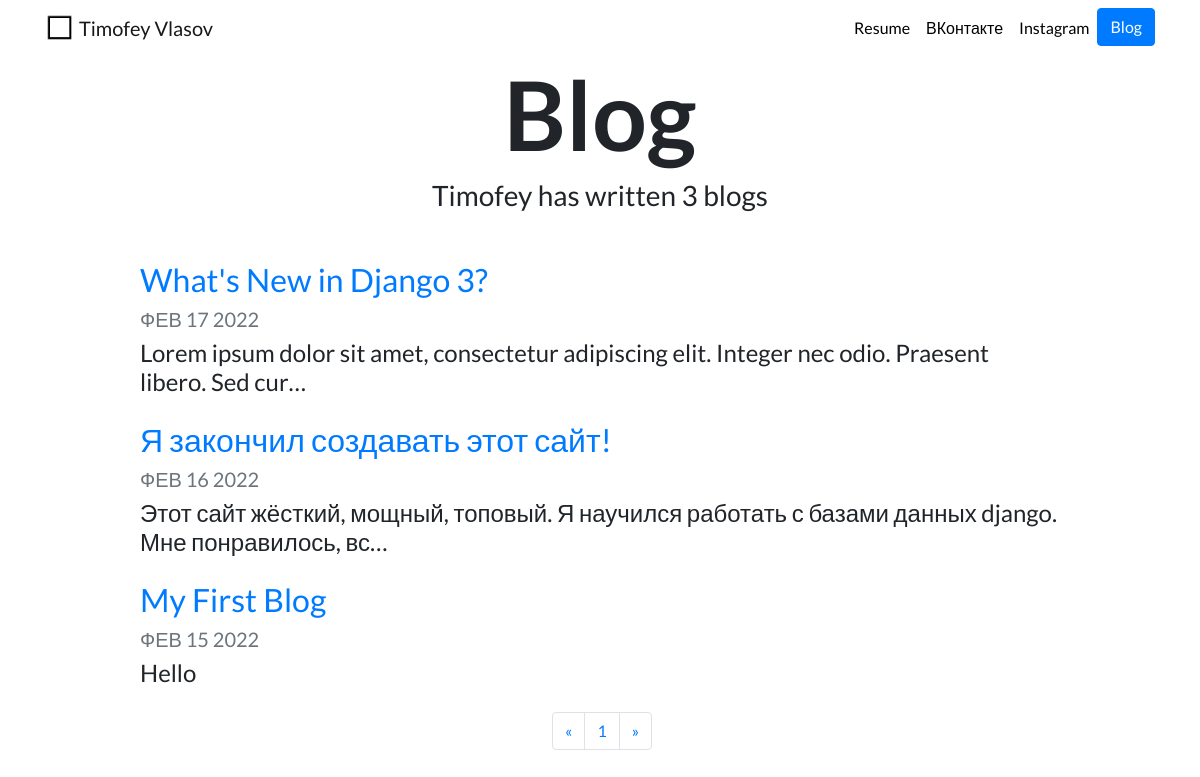
/blog/, run on an earlier commit of the app's database.
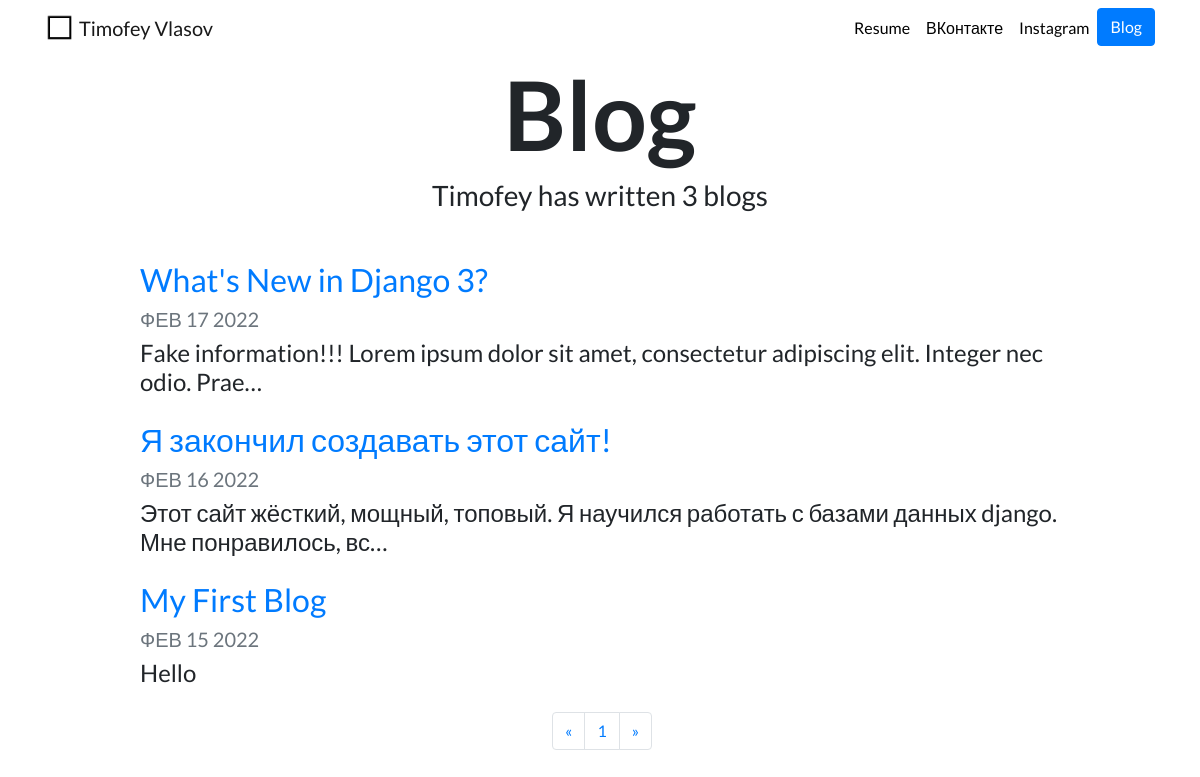
And on a later commit of the database.
### blog/models.py (models this page shows, shortened)
class Blog(models.Model):
    title = models.CharField(max_length=199)
    description = models.TextField()
    date = models.DateField()

### blog/views.py (the view)
# urls.py: path('', views.all_blogs, name='all_blogs'),
def all_blogs(request):
    blogs = Blog.objects.order_by('-date')
    paginator = Paginator(blogs, 5)
    page_number = request.GET.get('page')
    page_obj = paginator.get_page(page_number)
    return render(request, 'blog/all_blogs.html', {'page_obj': page_obj, 'blogs': blogs})

### blog/templates/blog/all_blogs.html (shortened to what this page needs)
{% extends 'portfolio/base.html' %}
{% block content %}
    <h1 id="blogtitle" class="font-weight-bold text-center">Blog</h1>
    <h3 class="text-center mb-5">Timofey has written {{ blogs.count }} blog{{ blogs.count|pluralize }}</h3>
    {% for blog in page_obj %}
        <div class="row justify-content-center my-3">
          <div class="col-md-10">
            <a href="{% url 'blog:detail' blog.id %}">
              <h2>{{ blog.title }}</h2>
            </a>
            <h5 class="text-muted">{{ blog.date|date:'M d Y'|upper }}</h5>
            <h4>{{ blog.description|striptags|truncatechars:100 }}</h4>
          </div>
        </div>
    {% endfor %}
    {% if blogs %}
    <div style="margin-left: auto; margin-right: auto; width: 6em">
        <nav aria-label="Page navigation example">
          <ul class="pagination">
            <li class="page-item">
              <a class="page-link" href="#" aria-label="Previous">
                <span aria-hidden="true">&laquo;</span>
              </a>
            </li>
            {% for p in page_obj.paginator.page_range %}
                <li class="page-item"><a class="page-link" href="?page={{ p }}">{{ p }}</a></li>
            {% endfor %}
            <li class="page-item">
              <a class="page-link" href="#" aria-label="Next">
                <span aria-hidden="true">&raquo;</span>
              </a>
            </li>
          </ul>
        </nav>
    </div>
{% endif %}
{% endblock %}

What changed in the data, as far as the page shows it:
changed Blog "What's New in Django 3?": description "Lorem ipsum dolor sit amet, consectetur adipiscing elit. Integer nec odio. Praesent libero. Sed cur…" → "Fake information!!! Lorem ipsum dolor sit amet, consectetur adipiscing elit. Integer nec odio. Prae…"
